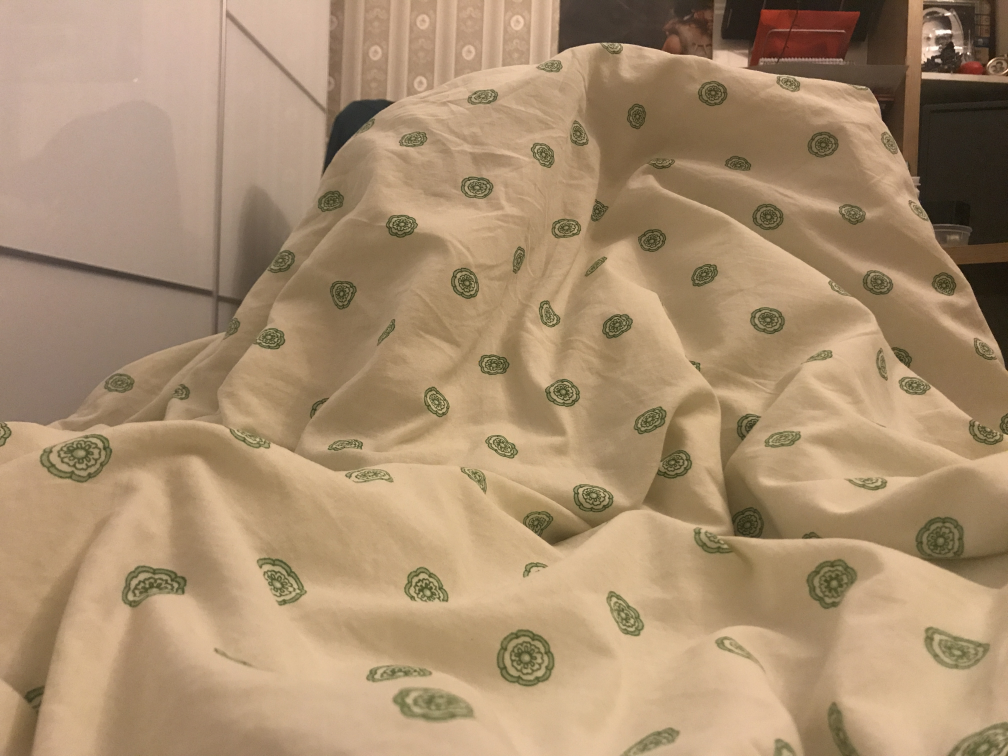
#> input picture left2.jpg, 4032 x 3024 px (shown at 1/4 size)
$ python PpPPUiOPD.py
#> lines starting #> are read from the running program, lines starting #| are printed output that depends on the picture
# importing libraries
import numpy as np
import cv2 as cv
from matplotlib import pyplot as plt
import math
import plotly.graph_objs as go
import plotly

def visualize(x, y, z):
    trace = go.Scatter3d(
       x = x, y = y, z = z,mode = 'markers', marker = dict(
          size = 2,
          color = z, # set color to an array/list of desired values
          colorscale = 'Viridis'
          )
       )
    layout = go.Layout(title = '3D Scatter plot')
    fig = go.Figure(data = [trace], layout = layout)
    plotly.offline.iplot(fig)

def keep_only_surface_points(x, y, z):
    xmin = min(x)
    ymin = min(y)
    xr = max(x)-min(x)+1
    yr = max(y)-min(y)+1
    relief = make_relief(x,y,z)

    xnew = np.ndarray(0, np.int16)
    ynew = np.ndarray(0, np.int16)
    znew = np.ndarray(0)

    for j in range(yr):
        for i in range(xr):
            xnew = np.append(xnew, i+xmin) #cm
            ynew = np.append(ynew, j+ymin) #cm
            znew = np.append(znew, relief[j,i])
    return xnew, ynew, znew

def make_relief(x, y, z):
    xmin = min(x)
    ymin = min(y)
    xr = max(x)-min(x)+1
    yr = max(y)-min(y)+1
    relief = np.zeros((yr,xr)) - 32768
    for i in range(len(x)):
        if z[i] > relief[y[i]-ymin,x[i]-xmin]:
            relief[y[i]-ymin,x[i]-xmin] = z[i]
    relief[relief==-32768] = - 15
    return relief

def mprod(M, v):
    q = [0, 0, 0, 0]
    q[0] = M[0][0]*v[0] + M[0][1]*v[1] + M[0][2]*v[2] + M[0][3]*v[3]
    q[1] = M[1][0]*v[0] + M[1][1]*v[1] + M[1][2]*v[2] + M[1][3]*v[3]
    q[2] = M[2][0]*v[0] + M[2][1]*v[1] + M[2][2]*v[2] + M[2][3]*v[3]
    q[3] = M[3][0]*v[0] + M[3][1]*v[1] + M[3][2]*v[2] + M[3][3]*v[3]
    return q

def update(xold, yold, zold, xnew, ynew, znew, qx, qy, qz, dx,dy,dz):
    qx = qx*math.pi/180
    qy = qy*math.pi/180
    qz = qz*math.pi/180
    # rotation matrices
    My = [[math.cos(qy), 0, math.sin(qy), 0],
          [0, 1, 0, 0],
          [-math.sin(qy), 0, math.cos(qy), 0],
          [0, 0, 0, 1]
         ]
    Mx = [[1, 0, 0, 0],
          [0, math.cos(qx), -math.sin(qx), 0],
          [0, math.sin(qx), math.cos(qx), 0],
          [0, 0, 0, 1]
         ]
    Mz = [[math.cos(qz), math.sin(qz), 0, 0],
          [-math.sin(qz), math.cos(qz), 0, 0],
          [0, 0, 1, 0],
          [0, 0, 0, 1]
         ]

    x = np.ndarray(0, np.int16)
    y = np.ndarray(0, np.int16)
    z = np.ndarray(0)

    # camera position in robot coordinate system
    x0, y0, z0 = 0, 15, 5

    #rotate new data by -qx and -qy
    for i in range(len(xnew)):
        v0 = [xnew[i]+x0, ynew[i]+y0, znew[i]+z0, 1]
        v1 = mprod(My, mprod(Mx, v0))
        x = np.append(x, math.trunc(round(v1[0])))
        y = np.append(y, math.trunc(round(v1[1])))
        z = np.append(z, v1[2])

    #rotate old data by -qz
    for i in range(len(xold)):
        v0 = [xold[i], yold[i], zold[i], 1]
        v1 = mprod(Mz, v0)
        x = np.append(x, math.trunc(round(v1[0]))-dx)
        y = np.append(y, math.trunc(round(v1[1]))-dy)
        z = np.append(z, v1[2]-dz)

    return x, y, z

def scan():
    # opening and downscaling left image
    l = cv.imread('left2.jpg',0)
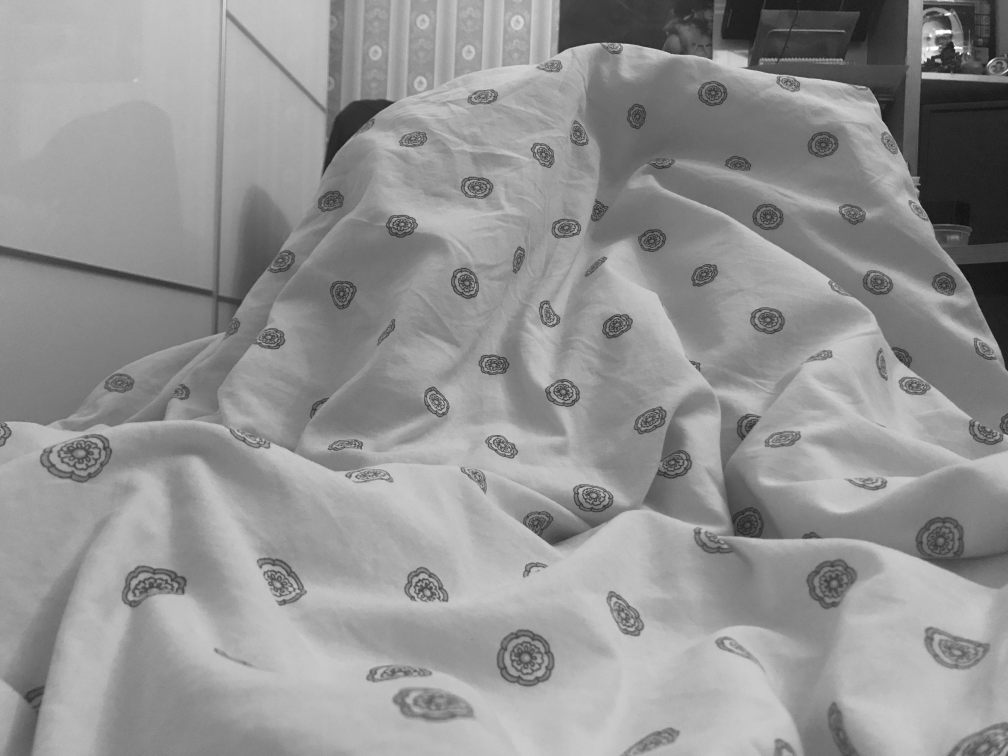
#> l: shape (3024, 4032) (shown at 1/4 size); min 0, max 255, mean 147
    x = len(l[0])
#> x = 4032
    y = len(l)
#> y = 3024
    k = 16
    l = cv.resize(l, (x//k, y//k))
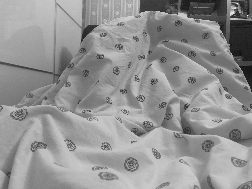
#> l: shape (189, 252); min 15, max 255, mean 147.1

    # opening and downscaling right image
    r = cv.imread('right2.jpg',0)
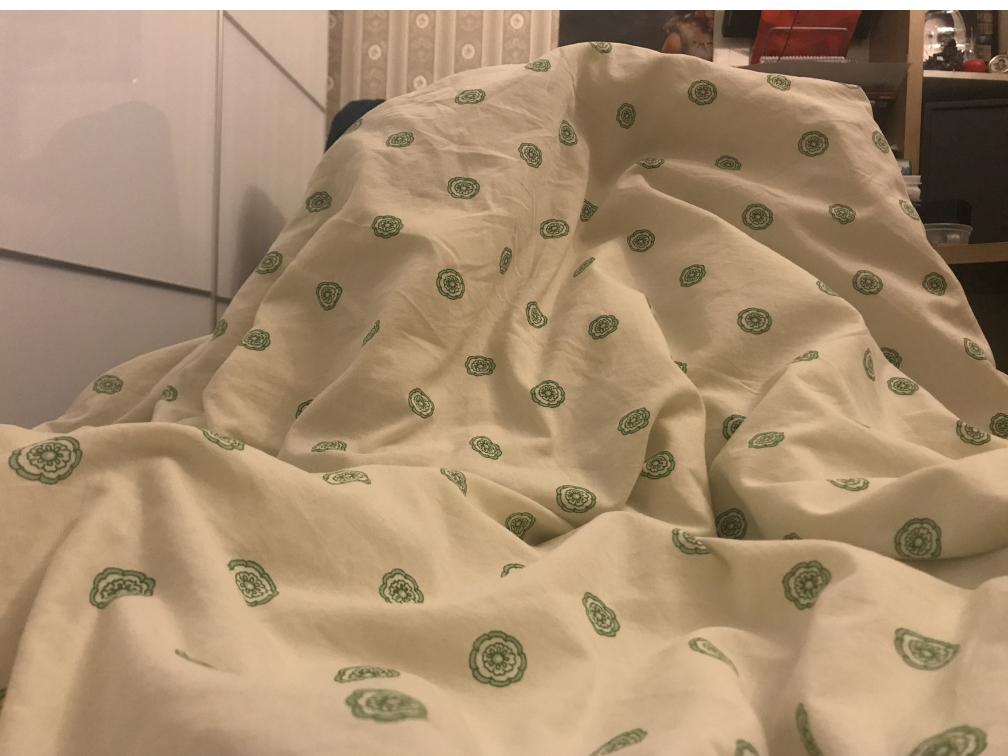
#> input picture right2.jpg, 4032 x 3024 px (shown at 1/4 size)
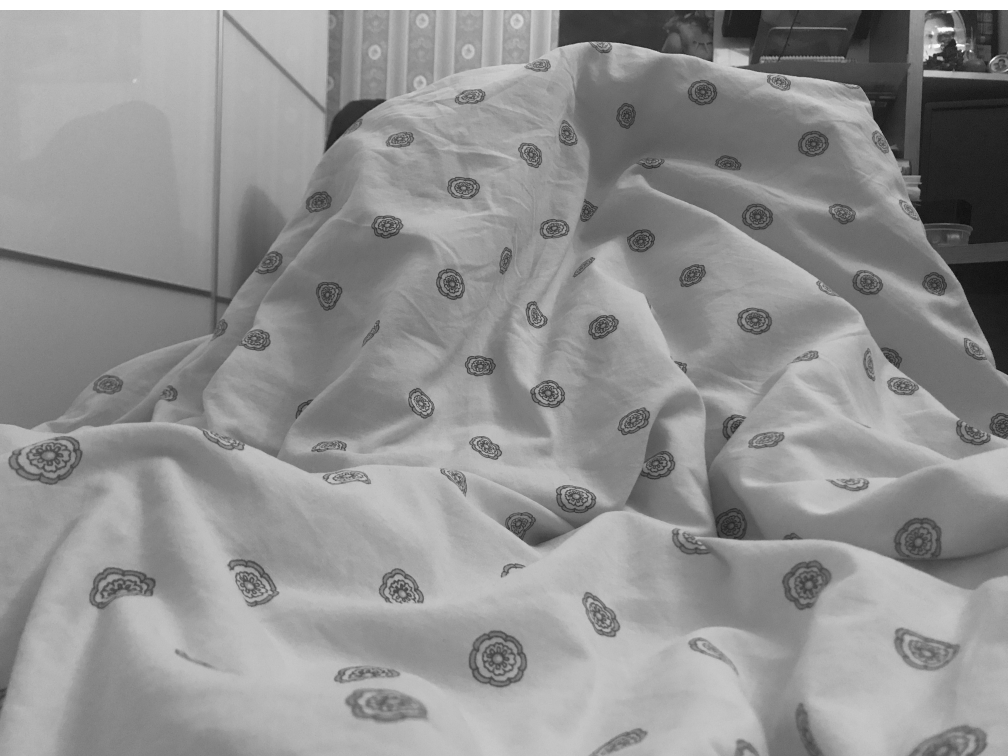
#> r: shape (3024, 4032) (shown at 1/4 size); min 0, max 255, mean 145.4
    r = cv.resize(r, (x//k, y//k))
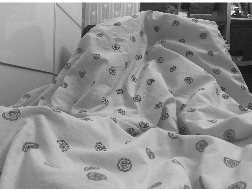
#> r: shape (189, 252); min 16, max 255, mean 145.6

    # computing dispartity map
    stereo = cv.StereoBM_create(numDisparities=16, blockSize=15)
    disparity = stereo.compute(l,r)
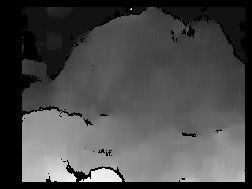
#> disparity: shape (189, 252) int16; min -16, max 210, mean 49.7; drawn with min black and max white

    # visualization of disparity map
    plt.imshow(disparity,'gray')
    plt.show()

    # stereocam parameters
    w = 4.5 #mm (matrix width)
    h = 3.4 #mm (matrix height)
    fn = 5.6 #mm (focal length)
    T = 10 #mm (spacing)

    # middle point
    xmid = x/(2*k) #pixel
#> xmid = 126
    ymid = y/(2*k) #pixel
#> ymid = 94.5

    # pixel to mm factor
    Kpm = w/x
#> Kpm = 0.00112

    # initializing point cloud
    xc = np.ndarray(0, np.int16)
    yc = np.ndarray(0, np.int16)
    zc = np.ndarray(0)

    xraw = np.ndarray(0, np.int16)
    yraw = np.ndarray(0, np.int16)
    zraw = np.ndarray(0)

    Krare = 10

    # computing point cloud
    for j in range(y//k):
        for i in range(x//k):
            d = (disparity[j][i])*Kpm #mm
            if d > 0:
                dx = (i-xmid)*Kpm #mm
                dy = (j-ymid)*Kpm #mm
                Z = T*fn/d #mm
                if Z < 1000:
                    xx = math.trunc(20*dx*Z/fn)
                    yy = math.trunc(20*dy*Z/fn)
                    zz = math.trunc(Z)

                    xc = np.append(xc, xx//Krare) #cm
                    yc = np.append(yc, zz//Krare) #cm
                    zc = np.append(zc, -yy/Krare) #cm
    return xc,yc,zc

# main
def main():
  x = np.ndarray(0, np.int16)
  y = np.ndarray(0, np.int16)
  z = np.ndarray(0)

  xn, yn, zn = scan()
  x, y, z = update(x,y,z, xn,yn,zn, 0,0,0, 0,0,0)
  x, y, z = keep_only_surface_points(x, y, z)

  x, y, z = update(x,y,z, xn,yn, zn, 10,20,-90, -70,0,0)
  x, y, z = keep_only_surface_points(x, y, z)

  visualize(x,y,z)

  # making relief for output
  size = 25
  relief = np.zeros((2*size+1,2*size+1))-32768
  for i in range(len(x)):
    if (abs(x[i])<=size) and (abs(y[i])<=size):
      relief[y[i]+size][x[i]+size] = z[i]
  relief[relief==-32768] = -15

  # smoothing
  kernel = np.ones((5,5),np.int16)/25
  relief = cv.filter2D(relief,-1,kernel)

if __name__ == "__main__":
  main()
